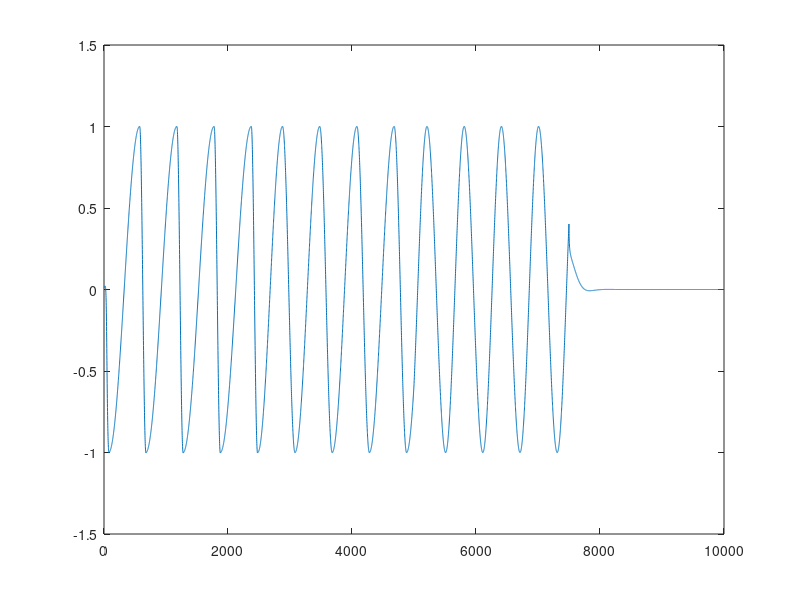

Reproduce this figure in MATLAB.

x = []
y = []

#function result = ud_n (u, v, t)
#   result = sigma * (r^2 - u^2 - v^2) - 2* pi * omega * v;
#endfunction

sigma = 1.0;
r = 1.0;
beta = 5/6;
#omega = 1/100
N = 1;

u = 0.01;
v = 0.01;
dt = 0.1;

STEPS = 10000

for i = 1:STEPS

  if (i == floor (STEPS / 4))
    beta = 2/3
  elseif (i == floor (2 * STEPS / 4))
    beta = 1/2;
  elseif (i == floor (3 * STEPS / 4))
##    beta = 1/2;
    r = -0.1;
  endif

  if (v >= 0)
    omega = N / (120*(1-beta));

  else
    omega = N / (120*beta);
  endif

##  du = sigma * (r^2 - u^2 - v^2) * u - 2 * pi * omega * v;
##  dv = sigma * (r^2 - u^2 - v^2) * v + 2 * pi * omega * u;
  du = sigma * (r - u^2 - v^2) * u - 2 * pi * omega * v;
  dv = sigma * (r - u^2 - v^2) * v + 2 * pi * omega * u;
  u = u + du * dt;
  v = v + dv * dt;
##  u = u + du * omega;
##  v = v + dv * omega;

  x(i) = u;
  y(i) = v;
endfor

#plot(x, "", y);
plot(x);
#plot(x, y, 'o-r');

